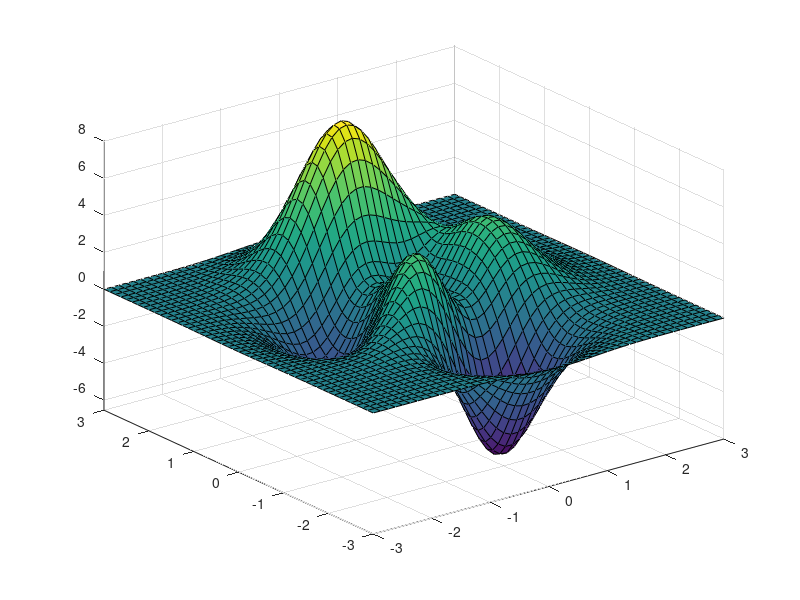
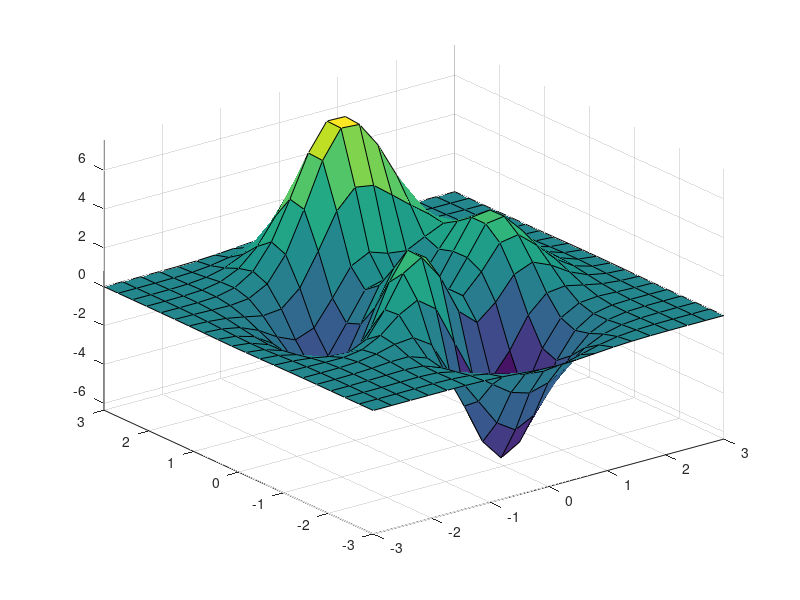

Source code (MATLAB) for these figures, in order: (Note: this script raises an error after producing the figures.)
screen_size = get(0,'ScreenSize')
pozitia_fig1 = [10, 2/3*screen_size(4) + 10,screen_size(3)/2 -2*10, screen_size(4)/3 -(60+10)];
pozitia_fig2 = [pozitia_fig1(1) + screen_size(3)/2, pozitia_fig1(2),pozitia_fig1(3), pozitia_fig1(4)];
h1 = figure(1);
peaks;
h2 = figure(2);
peaks(20);
set(h1, 'Position', pozitia_fig1)
set(h2, 'Position', pozitia_fig2)